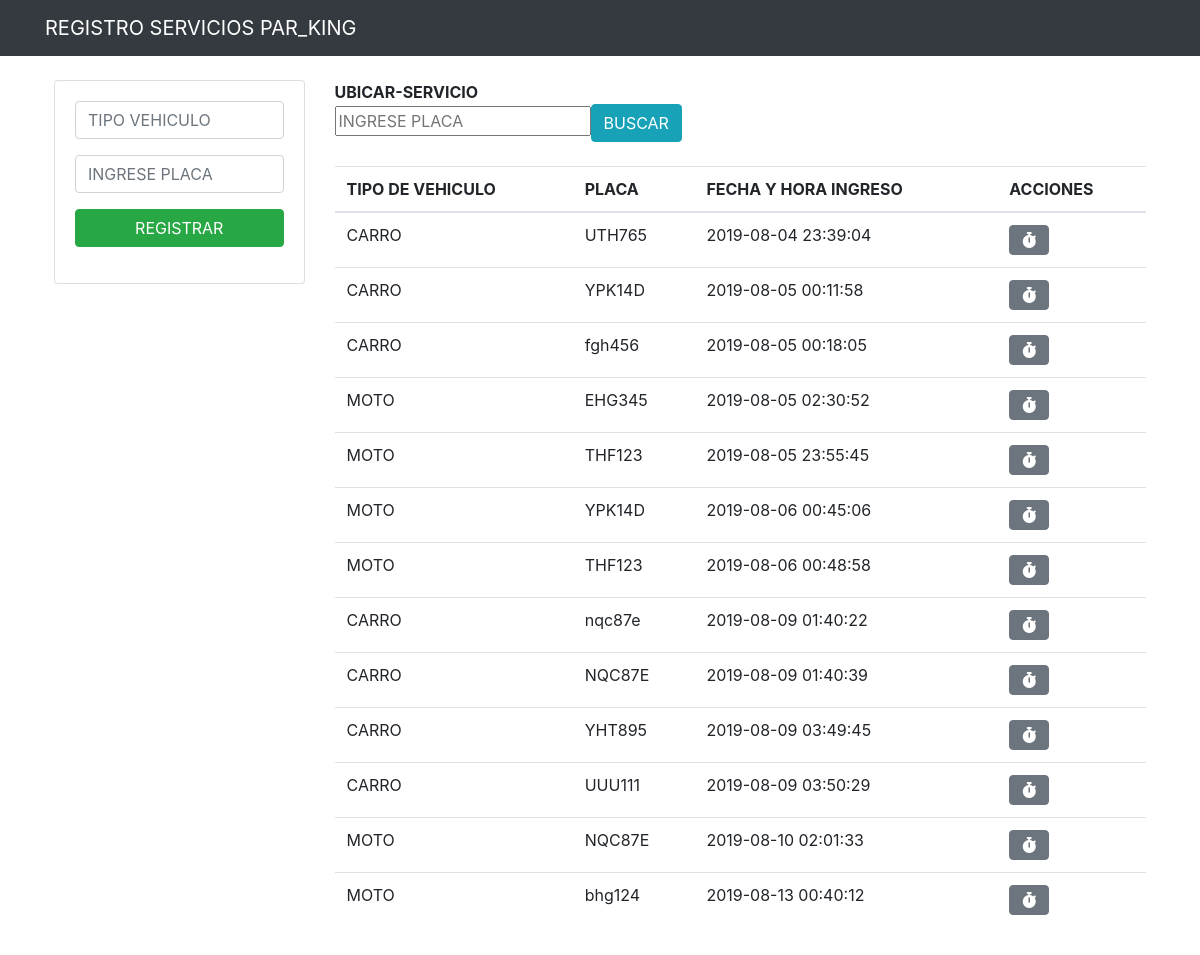
Page /parking-interfaz/ingresos.php on the committed database.
### tables this page shows
CREATE TABLE `ingresos` (
  `id` int(11) NOT NULL,
  `tipo` varchar(50) DEFAULT NULL,
  `placa` varchar(6) NOT NULL,
  `fecha_hora_ingreso` timestamp NULL DEFAULT current_timestamp(),
  `fecha_hora_salida` timestamp NULL DEFAULT current_timestamp(),
  `tiempo_total` time DEFAULT NULL,
  `costo_servicio` int(11) DEFAULT NULL
);

### parking-interfaz/ingresos.php (the view, shortened to what this page needs)
<?php include("db.php")?>
<?php include ("includes_ingresos/header_ingresos.php")?>
<div class="container p-4">
	<div class="row">
		<div class="col-md-3">
			<div class="card card-body">
				<form action="guardar_ingreso.php" method="POST">
					<div class="form-group">
						<input type="text" list="items" name="tipo" class="form-control" placeholder="tipo vehiculo" style="text-transform:uppercase;" autofocus required>
					</div>
					<div class="form-group">
						<input type="text" name="placa" class="form-control" placeholder="ingrese placa" style="text-transform:uppercase;" maxlength="6" autofocus required>
					</div>
					<input type="submit" class="btn btn-success btn-block" name="guardar_ingreso" value="REGISTRAR">
				</form>
			</div>
		</div>
	<div class="col-md-9">
		<table class="table table-borderer">
			<form action="buscar.php" method="POST">
			<b>UBICAR-SERVICIO</b> <br> <input type="text" id="campo" name="placa" placeholder="INGRESE PLACA">
			<input type="submit" class="btn btn-info" id="buscar" name="buscar" value="BUSCAR">
			<br><br>
		</form>
		<form action="pago_servicio.php" method="POST">
			<thead>
				<tr>
					<th>TIPO DE VEHICULO</th>
					<th>PLACA</th>
					<th>FECHA Y HORA INGRESO</th>
					<th>ACCIONES</th>
				</tr>
			</thead>
			<tbody>
				<?php
					 $query = "SELECT * FROM ingresos";
					 $result_ingresos = mysqli_query($conn, $query);
					 while($row = mysqli_fetch_array($result_ingresos)){ ?>
					 	<tr>
					 		<td><?php echo $row['tipo']?></td>
					 		<td><?php echo $row['placa']?></td>
					 		<td><?php echo $row['fecha_hora_ingreso']?></td>
					 		<td>
					 			<a href="pago_servicio.php?id=<?php echo $row['id']?>" class="btn btn-secondary" type="submit" name="detener_tiempo">
					 			<i class="fas fa-stopwatch"></i>
					 			</a>
					 		</td>
					 	</tr>
					 <?php } ?>
			</tbody>
		</table>
	</div>
 </div>
<?php include ("includes_tarifas/footer_tarifas.php")?>

### parking-interfaz/includes_ingresos/header_ingresos.php (shortened to what this page needs)
<html lang="en">
<head>
	<link rel="stylesheet" href="https://stackpath.bootstrapcdn.com/bootstrap/4.3.1/css/bootstrap.min.css">
</head>
<body>
	<nav class="navbar navbar-dark bg-dark">
		<div class="container">
			<a href="ingresos.php" class="navbar-brand">REGISTRO SERVICIOS PAR_KING</a>
		</div>
	</nav>

### parking-interfaz/includes_tarifas/footer_tarifas.php (shortened to what this page needs)
</body>
</html>

### rows in the picture
ingresos: tipo "CARRO", placa "UTH765", fecha_hora_ingreso "2019-08-04 23:39:04"
ingresos: tipo "CARRO", placa "YPK14D", fecha_hora_ingreso "2019-08-05 00:11:58"
ingresos: tipo "CARRO", placa "fgh456", fecha_hora_ingreso "2019-08-05 00:18:05"
ingresos: tipo "MOTO", placa "EHG345", fecha_hora_ingreso "2019-08-05 02:30:52"
ingresos: tipo "MOTO", placa "THF123", fecha_hora_ingreso "2019-08-05 23:55:45"
ingresos: tipo "MOTO", placa "YPK14D", fecha_hora_ingreso "2019-08-06 00:45:06"
ingresos: tipo "MOTO", placa "THF123", fecha_hora_ingreso "2019-08-06 00:48:58"
ingresos: tipo "CARRO", placa "nqc87e", fecha_hora_ingreso "2019-08-09 01:40:22"
ingresos: tipo "CARRO", placa "NQC87E", fecha_hora_ingreso "2019-08-09 01:40:39"
ingresos: tipo "CARRO", placa "YHT895", fecha_hora_ingreso "2019-08-09 03:49:45"
ingresos: tipo "CARRO", placa "UUU111", fecha_hora_ingreso "2019-08-09 03:50:29"
ingresos: tipo "MOTO", placa "NQC87E", fecha_hora_ingreso "2019-08-10 02:01:33"
ingresos: tipo "MOTO", placa "bhg124", fecha_hora_ingreso "2019-08-13 00:40:12"
